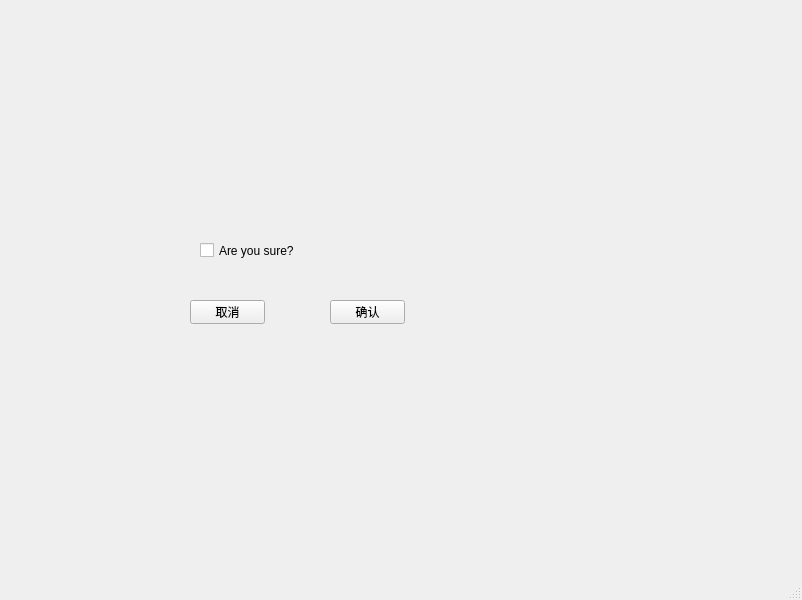
<?xml version="1.0" encoding="UTF-8"?>
<ui version="4.0">
 <class>MainWindow</class>
 <widget class="QMainWindow" name="MainWindow">
  <property name="geometry">
   <rect>
    <x>0</x>
    <y>0</y>
    <width>802</width>
    <height>600</height>
   </rect>
  </property>
  <property name="windowTitle">
   <string>MainWindow</string>
  </property>
  <widget class="QWidget" name="centralwidget">
   <widget class="QPushButton" name="pushButton">
    <property name="geometry">
     <rect>
      <x>330</x>
      <y>300</y>
      <width>75</width>
      <height>24</height>
     </rect>
    </property>
    <property name="text">
     <string>确认</string>
    </property>
   </widget>
   <widget class="QPushButton" name="pushButton_2">
    <property name="geometry">
     <rect>
      <x>190</x>
      <y>300</y>
      <width>75</width>
      <height>24</height>
     </rect>
    </property>
    <property name="text">
     <string>取消</string>
    </property>
   </widget>
   <widget class="QCheckBox" name="checkBox">
    <property name="geometry">
     <rect>
      <x>200</x>
      <y>230</y>
      <width>201</width>
      <height>41</height>
     </rect>
    </property>
    <property name="text">
     <string>Are you sure?</string>
    </property>
   </widget>
  </widget>
  <widget class="QMenuBar" name="menubar">
   <property name="geometry">
    <rect>
     <x>0</x>
     <y>0</y>
     <width>802</width>
     <height>22</height>
    </rect>
   </property>
  </widget>
  <widget class="QStatusBar" name="statusbar"/>
 </widget>
 <resources/>
 <connections/>
</ui>
